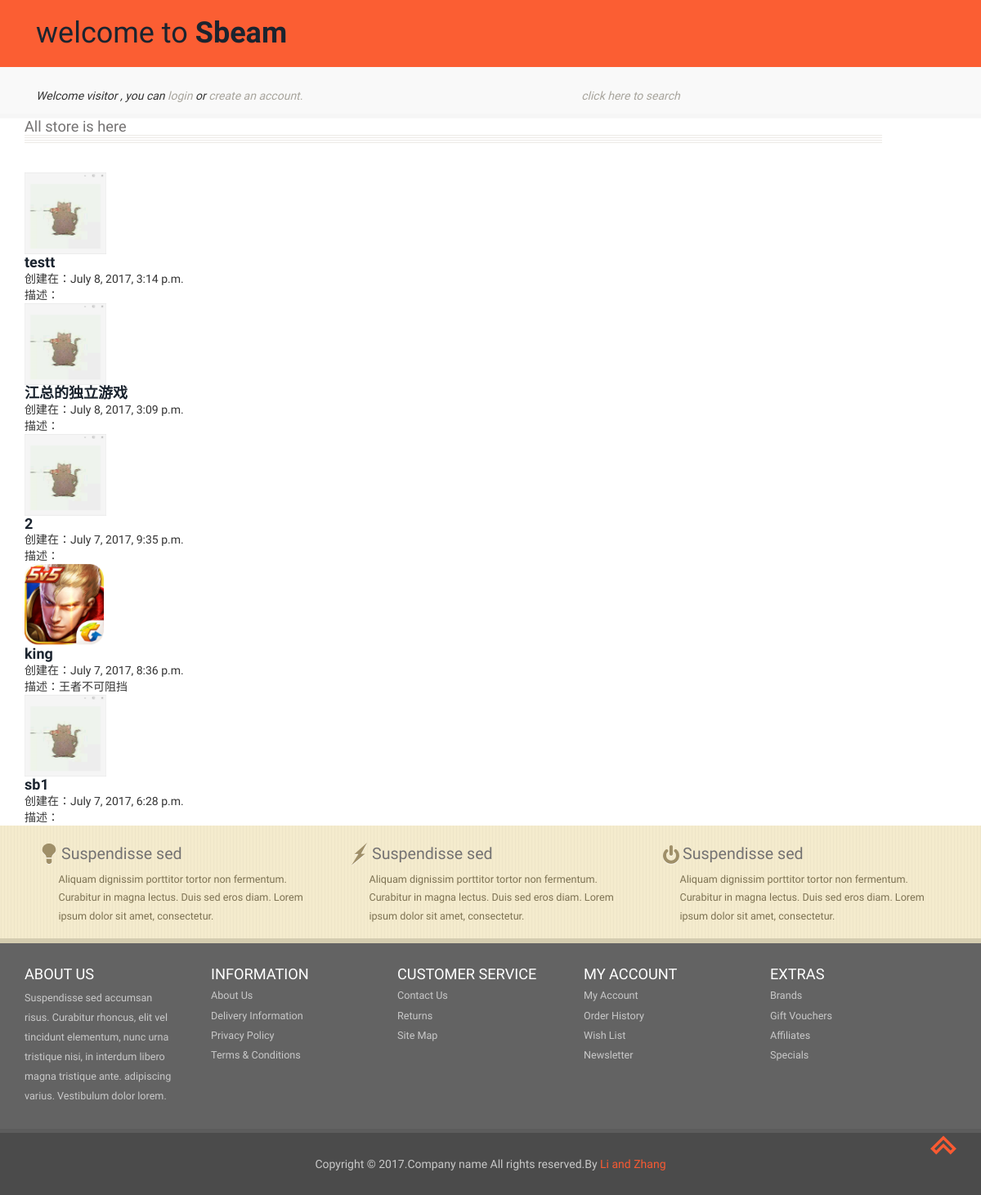
Screenshot of /store/list_store/ with the database file from the repository.
### store/models.py (models this page shows, shortened)
class Store(models.Model):
    user = models.OneToOneField(settings.AUTH_USER_MODEL, related_name='store')
    name = models.CharField(max_length=10)
    slug = models.SlugField(max_length=200, db_index=True, unique=True)
    photo = models.ImageField(upload_to='images/%Y/%m/%d',blank=True)
    description = models.TextField(blank=True)
    money = models.PositiveIntegerField(default=1000)
    created = models.DateTimeField(auto_now_add=True, db_index=True)
    category_show = models.PositiveIntegerField(default=0)
    sort_created = models.BooleanField(default=False)#false 排
    sort_price = models.BooleanField(default=False)
    sort_name = models.BooleanField(default=False)
    sort_volume = models.BooleanField(default=False)
    order_created = models.BooleanField(default=False)#false 是从低到高
    order_price = models.BooleanField(default=False)
    order_name = models.BooleanField(default=False)
    order_volume = models.BooleanField(default=False)
    class Meta:
        ordering=['-created']
    def get_list_product_url(self):
        self.category_show = 0
        self.save()
        return reverse('list_product', args=[self.slug])

### store/store_views.py (the view)
def list_store(request):
    stores = Store.objects.exclude(products=None)
    return render(request,'store/list_store.html', {'stores':stores})

### store/templates/store/list_store.html
{% extends 'store_base.html' %}
{% load static %}
{% block content %}
<h2 class="account-in"> All store is here </h2>
<div id="main" class="store-list">
  {% for store in stores %}
    <div class="item">
      <img width="100" height="100" src="{% if store.photo %}{{ store.photo.url }}{% else %}{% static 'img/no_image.png' %}{% endif %}">
      <a href="{{store.get_list_product_url}}"><h4><strong>{{store.name}}</strong></h4></a>
      <p>创建在：{{store.created}}</p>
      <p>描述：{{store.description}}</p>
    </div>
  {% endfor %}
</div>
{% endblock %}

### rows the page displays
Store: name "testt", created "July 8, 2017, 3:14 p.m."
Store: name "江总的独立游戏", created "July 8, 2017, 3:09 p.m."
Store: name "2", created "July 7, 2017, 9:35 p.m."
Store: photo (picture), name "king", created "July 7, 2017, 8:36 p.m.", description "王者不可阻挡"
Store: name "sb1", created "July 7, 2017, 6:28 p.m."
